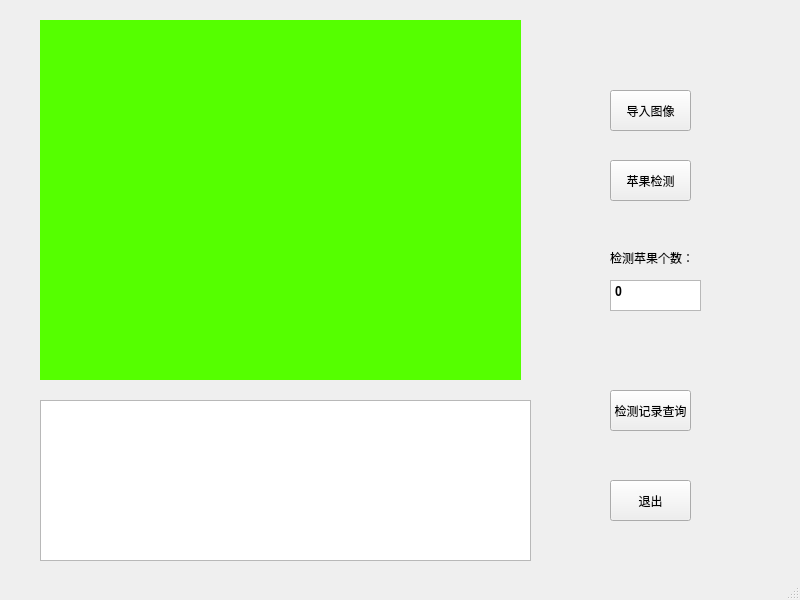
<?xml version="1.0" encoding="UTF-8"?>
<ui version="4.0">
 <class>MainWindow</class>
 <widget class="QMainWindow" name="MainWindow">
  <property name="geometry">
   <rect>
    <x>0</x>
    <y>0</y>
    <width>800</width>
    <height>600</height>
   </rect>
  </property>
  <property name="windowTitle">
   <string>MainWindow</string>
  </property>
  <widget class="QWidget" name="centralwidget">
   <widget class="QTableWidget" name="tableWidget">
    <property name="geometry">
     <rect>
      <x>40</x>
      <y>400</y>
      <width>491</width>
      <height>161</height>
     </rect>
    </property>
   </widget>
   <widget class="QLabel" name="labelimg">
    <property name="geometry">
     <rect>
      <x>40</x>
      <y>20</y>
      <width>481</width>
      <height>360</height>
     </rect>
    </property>
    <property name="styleSheet">
     <string notr="true">background-color: rgb(85, 255, 0);</string>
    </property>
    <property name="text">
     <string/>
    </property>
   </widget>
   <widget class="QPushButton" name="pushButtonload">
    <property name="geometry">
     <rect>
      <x>610</x>
      <y>90</y>
      <width>81</width>
      <height>41</height>
     </rect>
    </property>
    <property name="text">
     <string>导入图像</string>
    </property>
   </widget>
   <widget class="QPushButton" name="pushButtondetect">
    <property name="geometry">
     <rect>
      <x>610</x>
      <y>160</y>
      <width>81</width>
      <height>41</height>
     </rect>
    </property>
    <property name="text">
     <string>苹果检测</string>
    </property>
   </widget>
   <widget class="QLabel" name="label_2">
    <property name="geometry">
     <rect>
      <x>610</x>
      <y>250</y>
      <width>91</width>
      <height>16</height>
     </rect>
    </property>
    <property name="text">
     <string>检测苹果个数：</string>
    </property>
   </widget>
   <widget class="QPlainTextEdit" name="plainTextEdittotalnum">
    <property name="geometry">
     <rect>
      <x>610</x>
      <y>280</y>
      <width>91</width>
      <height>31</height>
     </rect>
    </property>
    <property name="font">
     <font>
      <family>Arial Narrow</family>
      <pointsize>11</pointsize>
      <weight>75</weight>
      <bold>true</bold>
     </font>
    </property>
    <property name="readOnly">
     <bool>true</bool>
    </property>
    <property name="plainText">
     <string>0</string>
    </property>
   </widget>
   <widget class="QPushButton" name="pushButtonquit">
    <property name="geometry">
     <rect>
      <x>610</x>
      <y>480</y>
      <width>81</width>
      <height>41</height>
     </rect>
    </property>
    <property name="text">
     <string>退出</string>
    </property>
   </widget>
   <widget class="QPushButton" name="pushButtonlog">
    <property name="geometry">
     <rect>
      <x>610</x>
      <y>390</y>
      <width>81</width>
      <height>41</height>
     </rect>
    </property>
    <property name="text">
     <string>检测记录查询</string>
    </property>
   </widget>
  </widget>
  <widget class="QMenuBar" name="menubar">
   <property name="geometry">
    <rect>
     <x>0</x>
     <y>0</y>
     <width>800</width>
     <height>22</height>
    </rect>
   </property>
  </widget>
  <widget class="QStatusBar" name="statusbar"/>
 </widget>
 <resources/>
 <connections/>
</ui>
